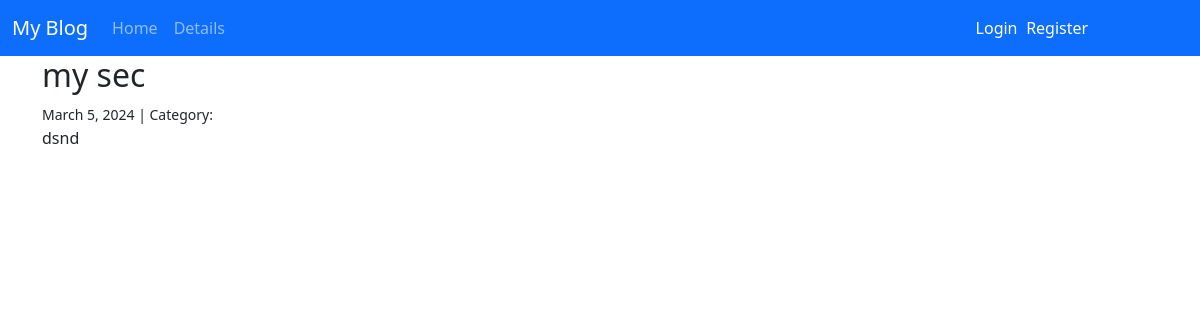
/post/7/, run on an earlier commit of the app's database.
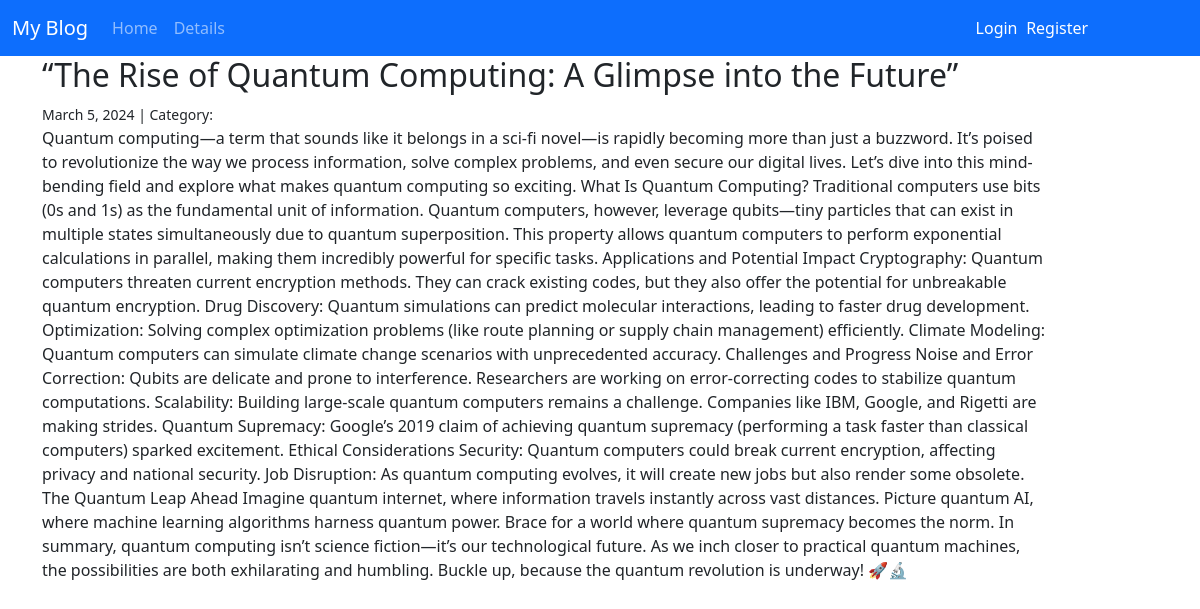
And on a later commit of the database.
### Blog/models.py (models this page shows, shortened)
class Post(models.Model):
    title = models.CharField(max_length=255)
    content = models.TextField()
    author = models.ForeignKey(User, on_delete = models.CASCADE)
    created_on = models.DateTimeField(auto_now_add=True)
    category = models.ForeignKey(Catagory,on_delete=models.PROTECT)

### Blog/views.py (the view)
# urls.py: path("post/<int:pk>/", PostDetailView.as_view(), name="post_detail"),
class PostDetailView(DetailView):
    model = Post

### Blog/templates/blog/post_detail.html (shortened to what this page needs)
{% extends "Blog/base.html" %}
{% block content %}
{% block title %}
    <h2>{{ object.title }}</h2>
{% endblock title %}
<small>
    {{ object.created_on.date }} | Category: {{category.name}}
</small>
    <p>{{object.content}}</p>
{% endblock content %}

### Blog/templates/blog/base.html (shortened to what this page needs)
{% load static %}
<!DOCTYPE html>
<html>
    <head>
        <link rel="stylesheet" type="text/css" href="{% static 'blog/style.css' %}">
        <link rel="stylesheet" href="https://cdn.jsdelivr.net/npm/bootstrap@5.3.2/dist/css/bootstrap.min.css">
    </head>
    <body class="body">
        <nav class="navbar navbar-expand-lg bg-primary" data-bs-theme="dark">
            <div class="container-fluid">
                <a class="navbar-brand" href="{% url 'posts_all' %}">My Blog</a>
                <div class="collapse navbar-collapse" id="navbarColor01">
                    <ul class="navbar-nav me-auto">
                        <li class="nav-item">
                            <a class="nav-link {% if bool.home %} active {% endif %}" href="{% url 'posts_all' %}">Home
                            </a>
                        </li>
                        <li class="nav-item">
                            <a class="nav-link {% if bool.detail %} active {% endif %}" href="#">Details
                            </a>
                        </li>
                    </ul>
                    <div class="d-flex">
                        {% if user.is_authenticated %}
                        <a class="nav-item nav-link" href="{% url 'post_create' %}">Create Post</a>
                        <a class="nav-item nav-link" href="{% url 'profile' %}">Profile</a>
                        <a class="nav-item nav-link" href="{% url 'logout' %}">Logout</a>
                        {% else %}
                            <a class="nav-item nav-link" href="{% url 'login' %}">Login</a>
                            <a class="nav-item nav-link" href="{% url 'user_register' %}">Register</a>
                        {% endif %}
                    </div>
                </div>
            </div>
        </nav>
        <div class="container">
        {% block content %}{% endblock %}
    </div>
</body>
</html>

### Blog/static/blog/style.css (style rules this page uses)
* { box-sizing: border-box; padding: 0; margin: 0; }
body { position: relative; width: 100vw; height: auto; overflow-x: hidden; }
nav { position: sticky !important; width: 100%; top: 0%; }
.d-flex { color: white; width: 20%; height: 100%; }
.d-flex a { margin-inline: 2%; }
a { font-size: large; text-decoration: none; color: rgb(255, 174, 0); }
p { width: 90%; }

What changed in the data, as far as the page shows it:
changed Post: title "my sec" → "“The Rise of Quantum Computing: A Glimpse into the Future”"; content "dsnd" → "Quantum computing—a term that sounds like it belongs in a sci-fi novel—is rapidly becoming more than just a buzzword. It’s poised to revolutionize the way we process information, solve complex problems, and even secure our digital lives. Let’s dive into this mind-bending field and explore what makes quantum computing so exciting. What Is Quantum Computing? Traditional computers use bits (0s and 1s) as the fundamental unit of information. Quantum computers, however, leverage qubits—tiny particles that can exist in multiple states simultaneously due to quantum superposition. This property allows quantum computers to perform exponential calculations in parallel, making them incredibly powerful…"
